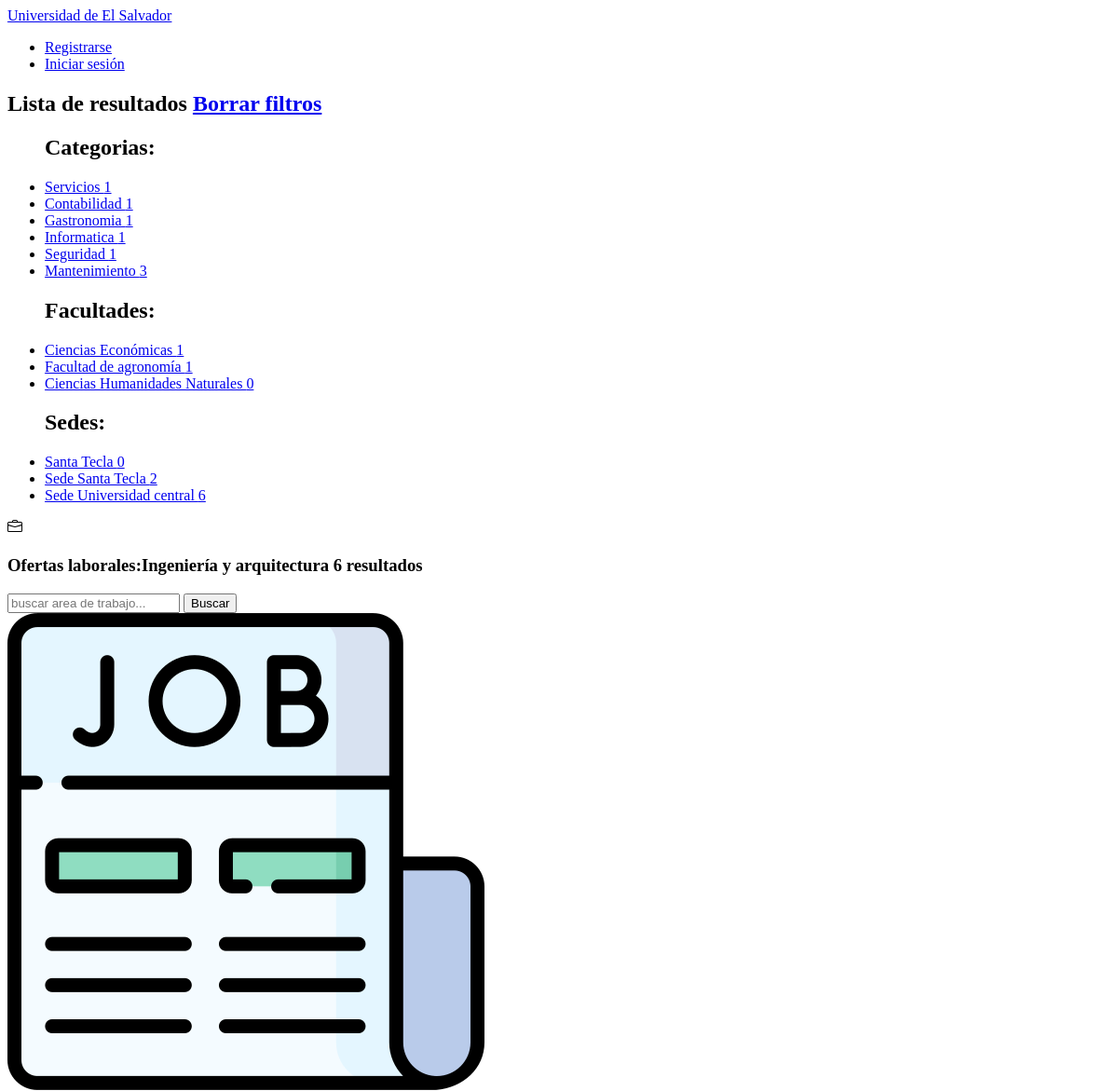
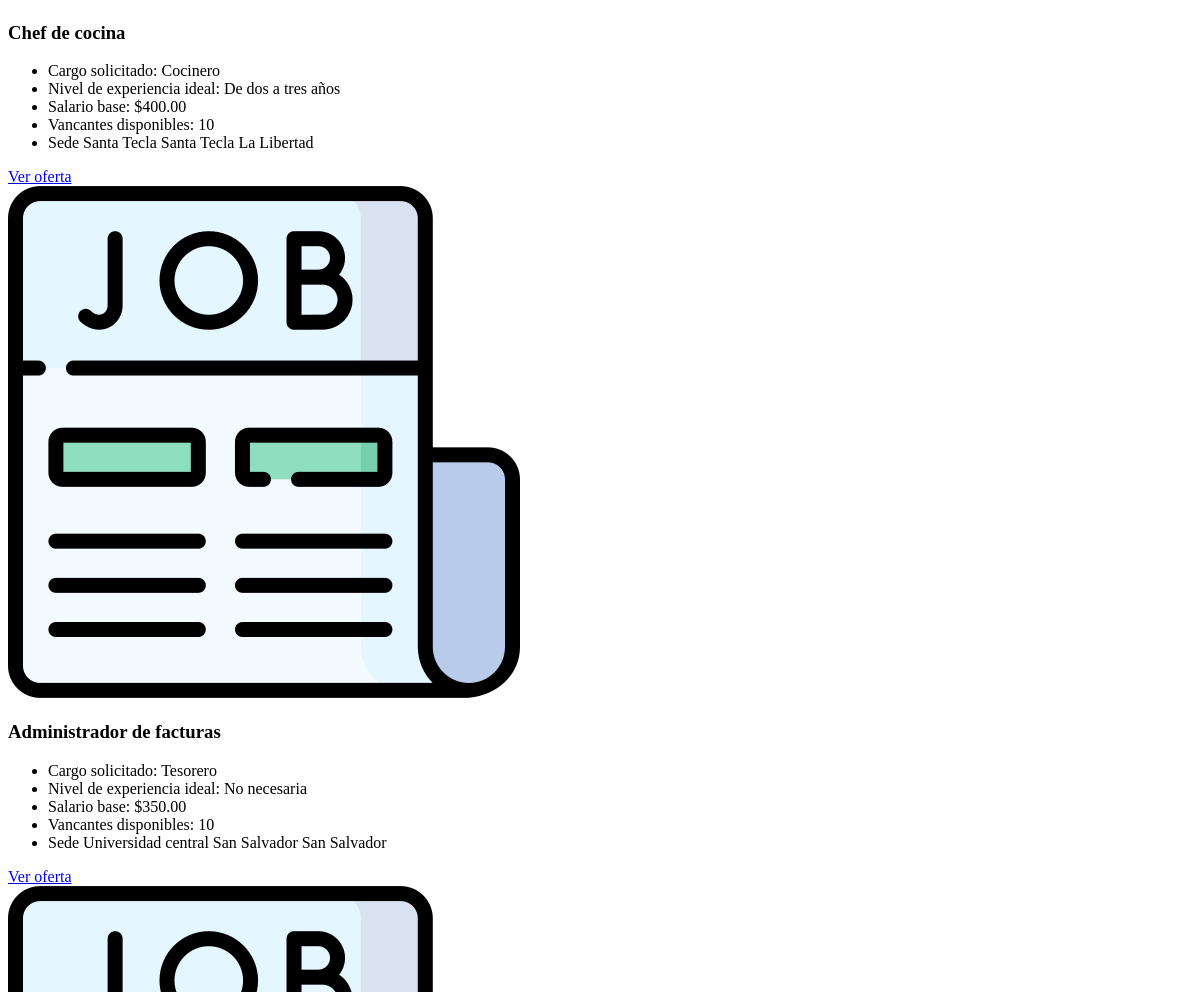
Before: /busqueda/Ingeniería y arquitectura/ (upper part) with the older database file (2 pictures, top to bottom).
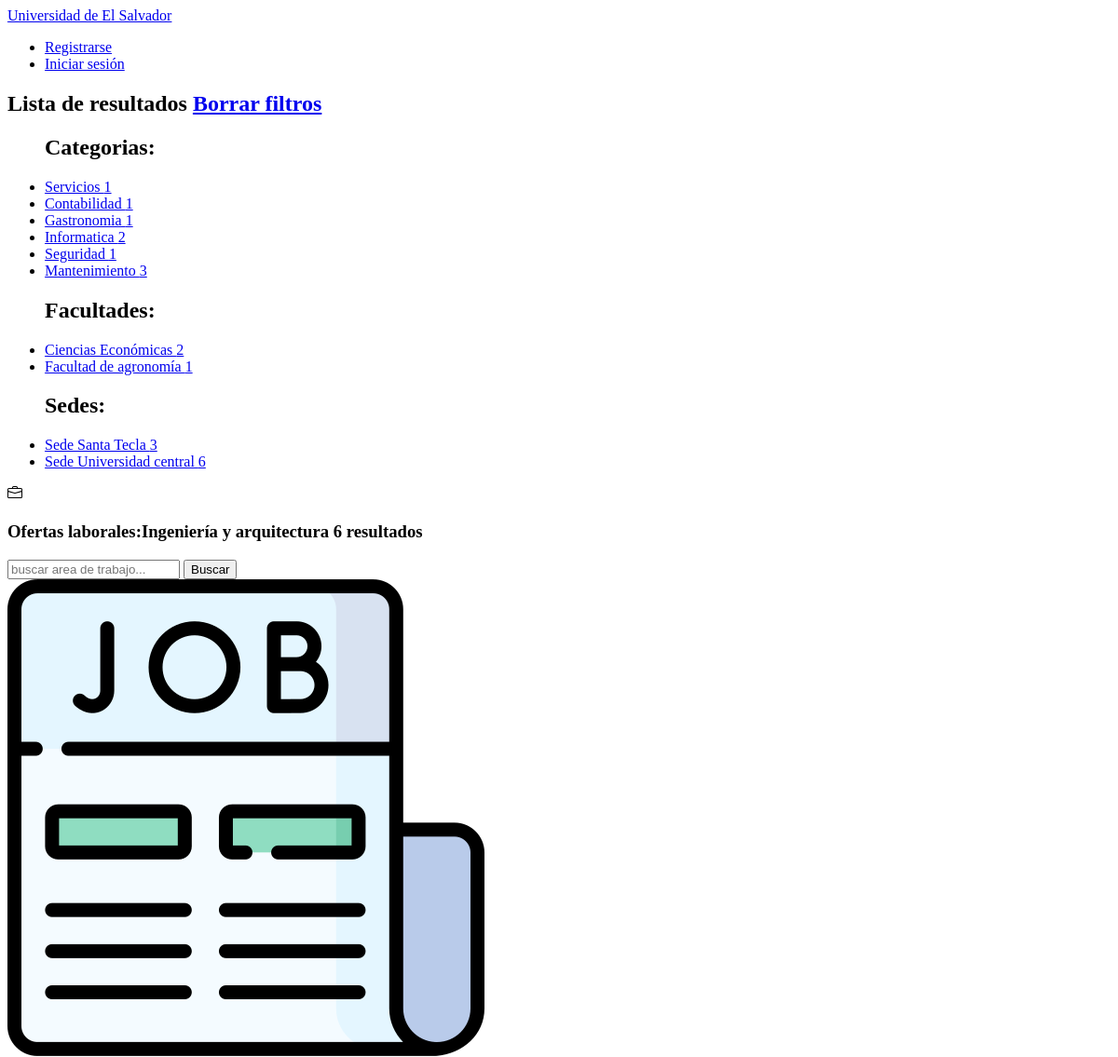
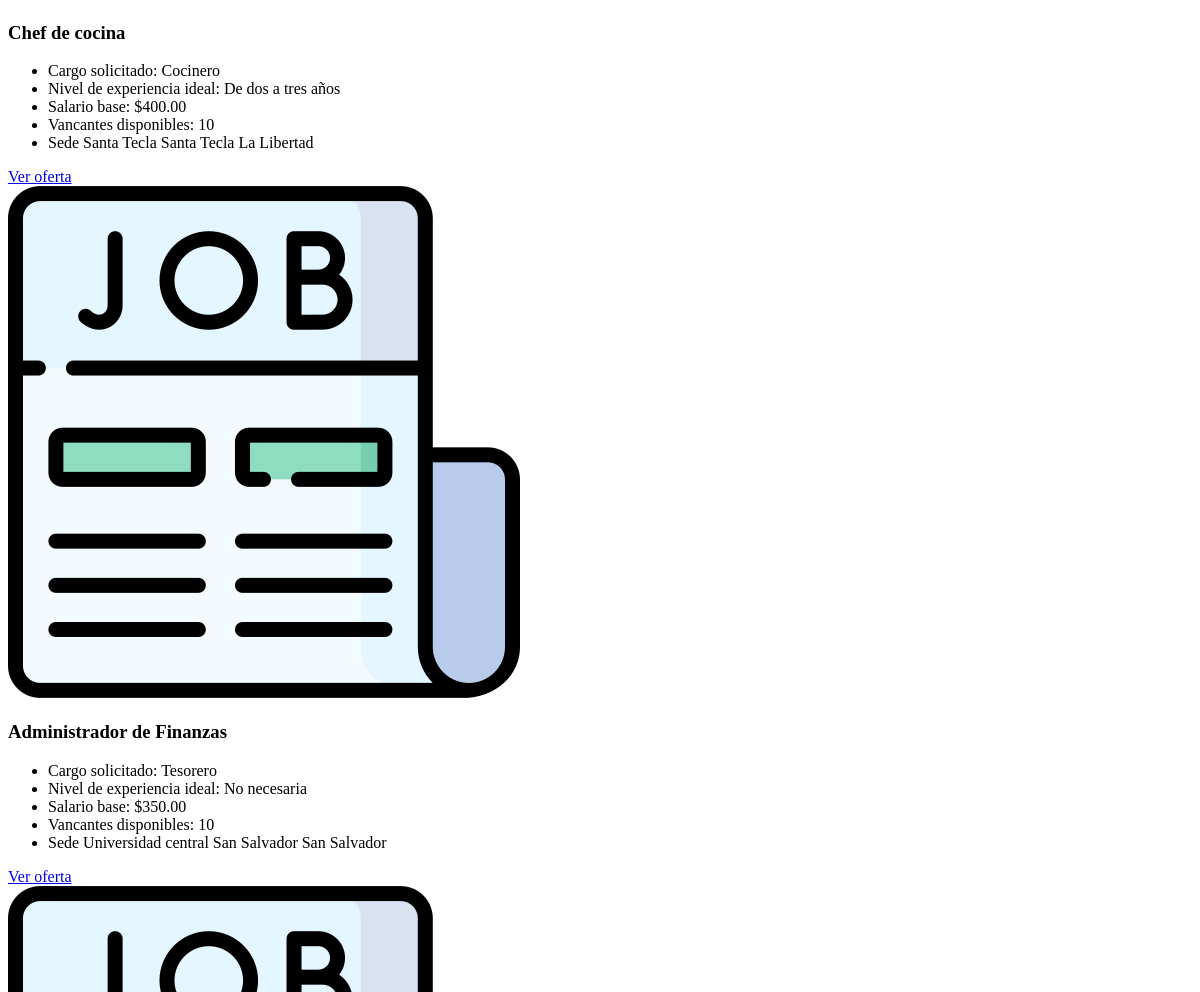
After: the same page with the newer database file (2 pictures, top to bottom).
### apps/OfertasLaborales/models.py (models this page shows, shortened)
class Categoria(models.Model):
    nombre = models.CharField(max_length=100, default=None, unique=True)

class Facultad(models.Model):
    nombre = models.CharField(max_length=100, default=None, unique=True)

class Sede(models.Model):
    nombre = models.CharField(max_length=100, default=None, unique=True)
    ciudad = models.CharField(max_length=100, default=None, null=True)
    departamento = models.CharField(max_length=100, default=None, null=True)

class OfertaLaboral(models.Model):
    area_de_trabajo = models.CharField(max_length=150, default=None, null=True)
    cargo_solicitado = models.CharField(max_length=150, default=None, null=True)
    vacantes = models.CharField(max_length=150, default=None, null=True)
    tipo_contratacion = models.CharField(max_length=150, default=None, null=True)
    nivel_experiencia = models.CharField(max_length=150, default=None, null=True)
    generos = models.CharField(max_length=150, default=None, null=True)
    edad_solicitada = models.CharField(max_length=150, default=None, null=True)
    salario_minimo = models.DecimalField(max_digits=10000,decimal_places=2,default=0.00, null=True)
    salario_maximo = models.DecimalField(max_digits=10000,decimal_places=2,default=0.00, null=True)
    descripcion = models.CharField(max_length=3000, default=None, null=True)
    categoria = models.ForeignKey(Categoria, on_delete=models.CASCADE)
    facultad = models.ForeignKey(Facultad, on_delete=models.CASCADE)
    sede = models.ForeignKey(Sede, on_delete=models.CASCADE)

### apps/OfertasLaborales/views.py (the view, shortened to what this page needs)
# urls.py: path('busqueda/<str:busqueda>/', views.Busqueda.as_view(), name='busqueda'),
class Busqueda(Inicio):
    def get(self, request, busqueda):
        context = self.get_context_data(busqueda, form=BusquedaForm())
        return render(request, self.template_name, context)
    def get_context_data(self, busqueda, **kwargs):
        context = super().get_context_data(**kwargs)
        context['ofertaslaborales'] = self.get_queryset(busqueda)
        context['filtro'] = busqueda
        context['regresar'] = 'Borrar filtros'
        for objeto in self.object_list:
            context[objeto.__name__] = objeto.objects.annotate(Count('ofertalaboral')).exclude(nombre = busqueda)
        return context
    def get_queryset(self, busqueda):
        for objeto in self.object_list:
            try:
                query = objeto.objects.get(nombre=busqueda).ofertalaboral_set.all()
                return query
            except objeto.DoesNotExist:
                query = None
        return query

### apps/OfertasLaborales/forms.py
class BusquedaForm(forms.Form):
    busqueda = forms.CharField(label=False,max_length=250, widget=forms.TextInput(attrs={'placeholder': 'buscar area de trabajo...'}))

### apps/OfertasLaborales/views.py (called while the page is built)
    def get_context_data(self, **kwargs):
        context = super().get_context_data(**kwargs)
        context['ofertaslaborales'] = OfertaLaboral.objects.all()
        context['resultados'] = OfertaLaboral.objects.count()
        for objeto in self.object_list:
            context[objeto.__name__] = objeto.objects.annotate(Count('ofertalaboral'))
        return context

### templates/OfertasLaborales/inicio.html (shortened to what this page needs)
<!DOCTYPE html>
{% extends 'base.html' %}
{% load compress %}
{% load static %}
{% block contenido %}
<div class="contenedor">
    <aside class="aside-ofertaslab">
        <nav class="sidebar-ofertaslab">
            <div class="sidebar-title">
                <h2>Lista de resultados <span><a href="{% url 'inicio' %}">{{regresar}}</a></span></h2>
            </div>
            <ul class="list-items">
                <h2>Categorias:</h2>
                {% for categoria in Categoria %}
                <li><a href="{% url 'busqueda' categoria.nombre %}">{{categoria.nombre}} <span>{{categoria.ofertalaboral__count}}</span></a></li>
                {% endfor %}
            </ul>
            <ul class="list-items">
                <h2>Facultades:</h2>
                {% for facultad in Facultad %}
                <li><a href="{% url 'busqueda' facultad.nombre %}">{{facultad.nombre}} <span>{{facultad.ofertalaboral__count}}</span></a></li>
                {% endfor %}
            </ul>
            <ul class="list-items">
                <h2>Sedes:</h2>
                {% for sede in Sede %}
                <li><a href="{% url 'busqueda' sede.nombre %}">{{sede.nombre}} <span>{{sede.ofertalaboral__count}}</span></a></li>
                {% endfor %}
            </ul>
        </nav>
    </aside>
    <section class="contenido-ofertaslab">
        <nav class="navbar-ofertaslab">
            <strong>
                <h3>Ofertas laborales:<span>{{filtro}} {{ofertaslaborales.count}} resultados</span></h3>
            </strong>
            <div class="navbar-ofertaslab-items">
                <form action="" method="post" class="form-seach">
                    {{form.busqueda}}
                    <button type="submit">Buscar</button>
                </form>
            </div>
        </nav>
        <main class="taps-ofertaslab">
            <div>
                {% for oferta in ofertaslaborales %}
                <div class="tap-ofertalab">
                    <div>
                        <img src="{% static 'img/oferta.png' %}" alt="img">
                    </div>
                    <div class="tap-contenido">
                        <h3>{{oferta.area_de_trabajo}}</h3>
                        <ul>
                            <li>Cargo solicitado: {{oferta.cargo_solicitado}}</li>
                            <li>Nivel de experiencia ideal: {{oferta.nivel_experiencia}}</li>
                            <li>Salario base: ${{oferta.salario_minimo}}</li>
                            <li>Vancantes disponibles: {{oferta.vacantes}}</li>
                            <li>{{oferta.sede.nombre}} {{oferta.sede.ciudad}} {{oferta.sede.departamento}}</li>
                        </ul>
                        <a href="{% url 'solicitud' oferta.pk %}">Ver oferta</a>
                    </div>
                </div>
                {% endfor %}
            </div>
        </main>
    </section>
</div>
{% endblock contenido %}

Changed rows visible on the page:
removed Facultad: nombre "Ciencias Humanidades Naturales", ofertalaboral__count "0"
removed Sede: nombre "Santa Tecla", ofertalaboral__count "0"
computed for Categoria "Informatica": ofertalaboral__count "1" → "2"
computed for Facultad "Ciencias Económicas": ofertalaboral__count "1" → "2"
computed for Sede "Sede Santa Tecla": ofertalaboral__count "2" → "3"
changed OfertaLaboral "Tesorero": area_de_trabajo "Administrador de facturas" → "Administrador de Finanzas"
